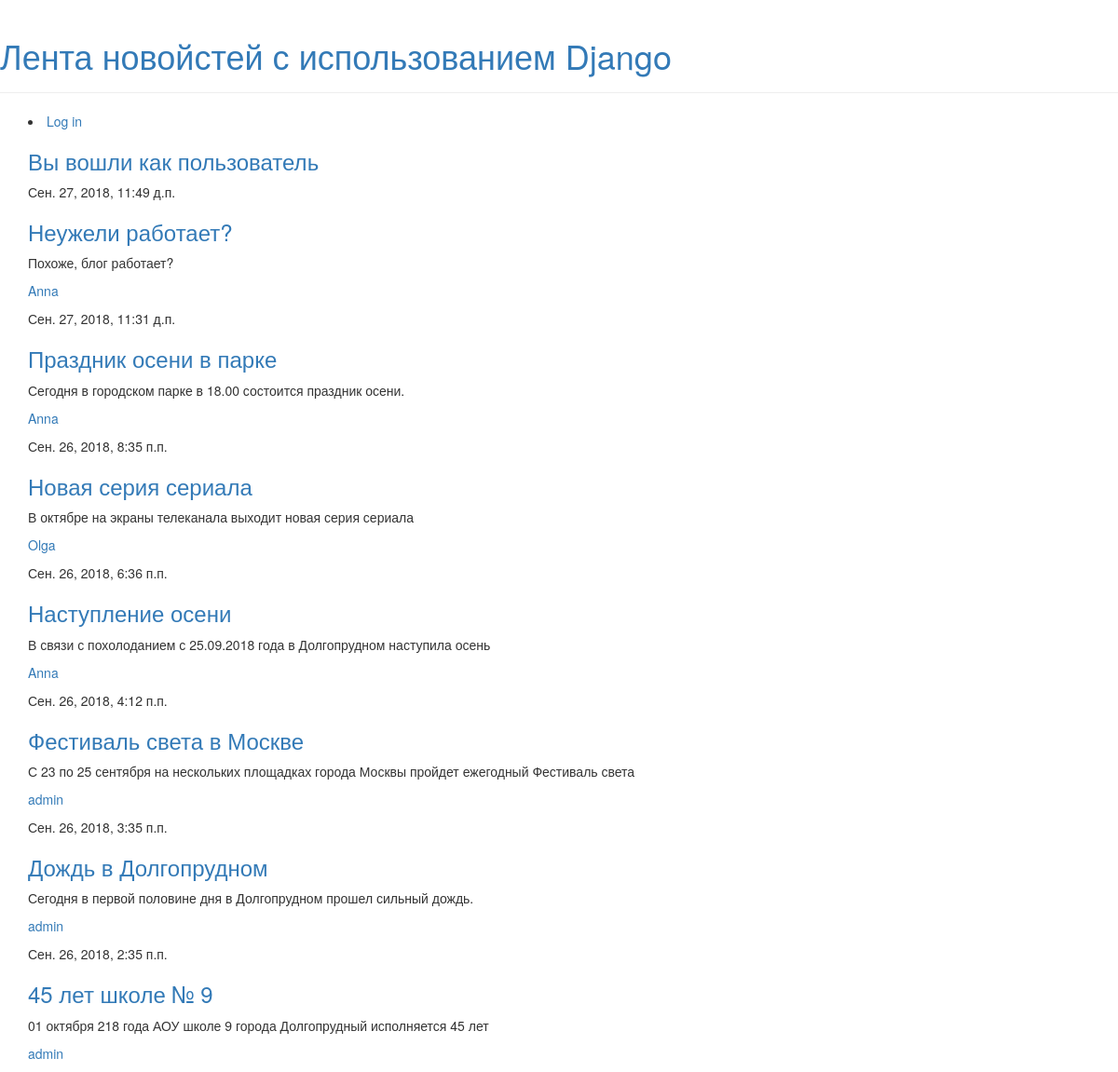
The page / on the database its author committed.
### polls/models.py (models this page shows, shortened)
class Post(models.Model):
    title = models.CharField(max_length=50)
    date = models.DateTimeField(auto_now_add=True)
    published_date = models.DateTimeField(blank=True, null=True)
    text = models.TextField()
    author = models.ForeignKey('auth.User', on_delete=models.CASCADE)
    article_status = models.IntegerField(default=0)      # отметка о прочтении = 1

### polls/views.py (the view)
# urls.py: url(r'^$', views.index, name='index'),
def index(request):
    posts = Post.objects.filter(published_date__lte=timezone.now()).order_by('-published_date')
    username = auth.get_user(request).username
    context = {'posts': posts, 'username' :username}
    return render(request, 'index.html', context)

### polls/templates/index.html (shortened to what this page needs)
{% extends 'base.html' %}
            {% block content %}
            {% if username %}
                <li class="auth_user"><a href="/auth/logout/">Log out ({{ username }})</a></li>
            {% else %}
                <li class="auth_user"><a href="/auth/login/">Log in</a></li>
            {% endif %}
            <p><h3><a href="{% url 'blog' %}">Вы вошли как пользователь {{ username }}</a></h3></p>
            {% for post in posts %}
                    <div class="post">
                        <div class="date">
                            {{ post.published_date }}
                        </div>
                        <h3><a href="{% url 'post_detail' pk=post.pk %}">{{ post.title }}</a></h3>
                        <p>{{ post.text|linebreaksbr }}
                        <p><a href="{% url 'blog_look' pk=post.pk %}">{{ post.author }}</a></p>
                    </div>
                {% endfor %}
            {% endblock %}

### rows shown on the page
Post: published_date "Сен. 27, 2018, 11:49 д.п.", title "Неужели работает?", text "Похоже, блог работает?", author "Anna"
Post: published_date "Сен. 27, 2018, 11:31 д.п.", title "Праздник осени в парке", text "Сегодня в городском парке в 18.00 состоится праздник осени.", author "Anna"
Post: published_date "Сен. 26, 2018, 8:35 п.п.", title "Новая серия сериала", text "В октябре на экраны телеканала выходит новая серия сериала", author "Olga"
Post: published_date "Сен. 26, 2018, 6:36 п.п.", title "Наступление осени", text "В связи с похолоданием с 25.09.2018 года в Долгопрудном наступила осень", author "Anna"
Post: published_date "Сен. 26, 2018, 4:12 п.п.", title "Фестиваль света в Москве", text "С 23 по 25 сентября на нескольких площадках города Москвы пройдет ежегодный Фестиваль света", author "admin"
Post: published_date "Сен. 26, 2018, 3:35 п.п.", title "Дождь в Долгопрудном", text "Сегодня в первой половине дня в Долгопрудном прошел сильный дождь.", author "admin"
Post: published_date "Сен. 26, 2018, 2:35 п.п.", title "45 лет школе № 9", text "01 октября 218 года АОУ школе 9 города Долгопрудный исполняется 45 лет", author "admin"
